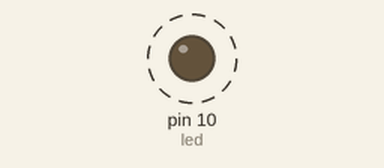
Bench run of a sketch on a simulated Arduino Uno, built with avr-gcc and run on an emulated ATmega328P. On the bench: output pins drawn as LEDs (lit = HIGH). Dashed ring = blinking.

Above: at 0.5 s.
Timing chart, 0 to 4.6 s (numbered marks = the images above):
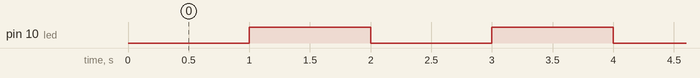

The sketch:

led_test.ino
```cpp
#include <Arduino.h>

int led = 10;

void setup() {
    pinMode(led, OUTPUT);
}

void loop() {

    delay(1000);
    digitalWrite(led, HIGH);
    delay(1000);
    digitalWrite(led, LOW);

}
```

Measured:
- by itself, pin 10 (led): alternates HIGH for 1.0 s and LOW for 1.0 s
